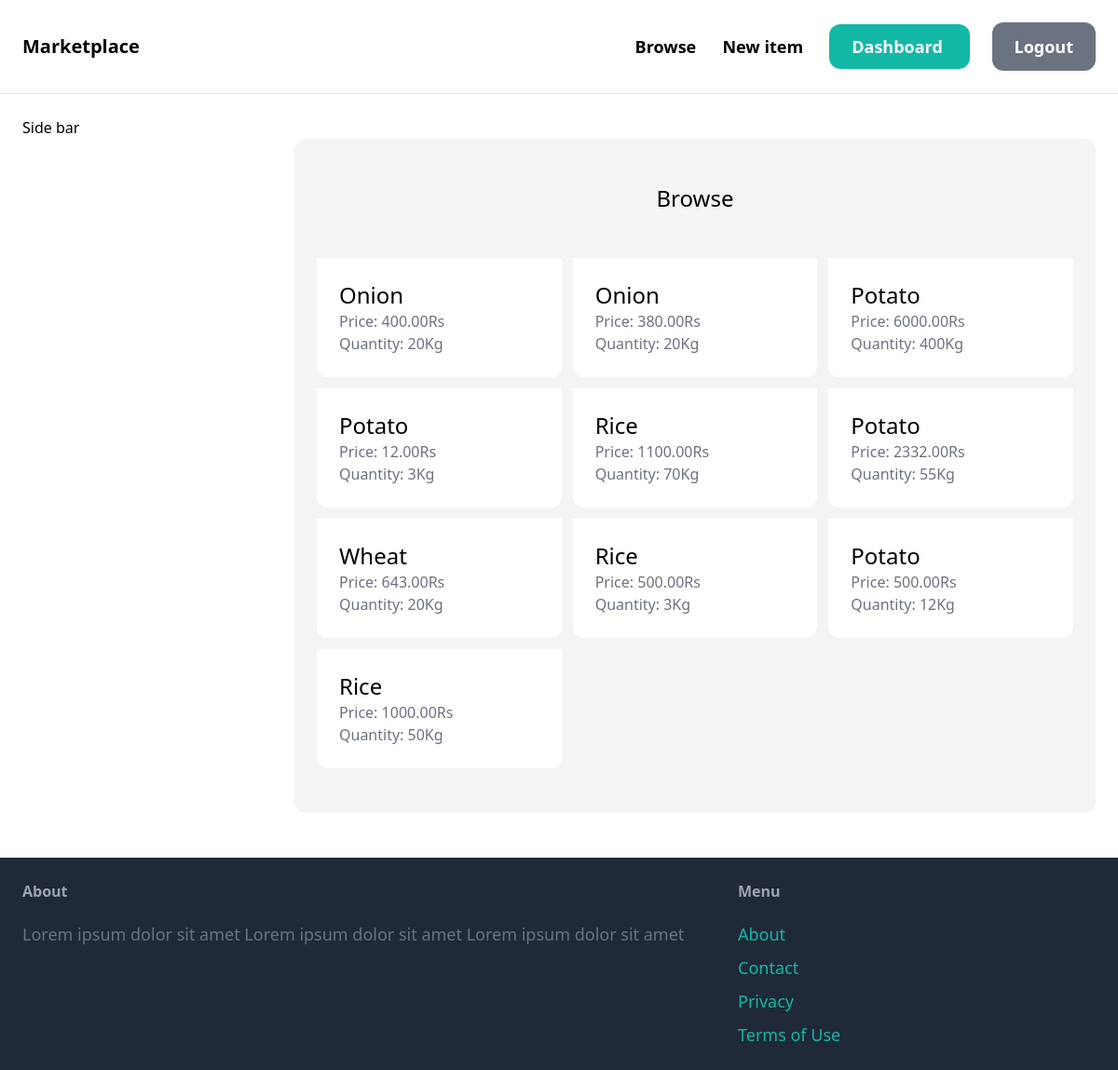
The app's page /items/ (signed in) with its own data.
### items/models.py (models this page shows, shortened)
class Transaction(models.Model):
    name=models.ForeignKey(Product, related_name="transactions", on_delete=models.CASCADE)
    price=models.DecimalField(decimal_places=2, max_digits=6)
    quantity=models.IntegerField()
    created_by = models.ForeignKey(User, related_name='items', on_delete=models.CASCADE)
    created_at=models.DateTimeField(auto_now_add=True)
    is_sold=models.BooleanField(default=False)
    sold_at = models.DateTimeField(blank=True, null=True)
    sold_to = models.ForeignKey(User, related_name='items_bought', on_delete=models.CASCADE, blank=True, null=True)

class Product(models.Model):
    name = models.CharField(max_length=20)
    class Meta:
        ordering = ('name',)
        verbose_name_plural = "Products"
    def __str__(self):
        return self.name

### items/views.py (the view)
# urls.py: path('', views.browse, name='browse'),
@login_required
def browse(request):
    transactions = Transaction.objects.filter(is_sold=False)
    return render(request, 'item/browse.html', {
        'transactions': transactions,
    })

### templates/item/browse.html (shortened to what this page needs)
{% extends 'core/base.html' %}
{% block content %}
    <div class="pb-6 grid grid-cols-4 gap-4">
        <div class="col-span-1">
            Side bar
        </div>
        <div class="col-span-3">
            <div class="mt-6 px-6 py-12 bg-gray-100 rounded-xl">
    <h2 class="mb-12 text-2xl text-center">Browse</h2>
    <div class="grid grid-cols-3 gap-3 bg-gray-100">
        {% for item in transactions %}
        <div>
            <a href="{% url 'items:detail' item.id %}">
                <div class = "p-6 bg-white rounded-b-xl">
                    <h2 class="text-2xl">{{ item.name }}</h2>
                    <p class="text-gray-500">Price: {{ item.price }}Rs</p>
                    <p class="text-gray-500">Quantity: {{ item.quantity }}Kg</p>
                </div>
            </a>
        </div>
        {% endfor %}
    </div>
</div>
        </div>
    </div>
{% endblock %}

### records on screen
Transaction: name "Onion", price "400.00", quantity "20"
Transaction: name "Onion", price "380.00", quantity "20"
Transaction: name "Potato", price "6000.00", quantity "400"
Transaction: name "Potato", price "12.00", quantity "3"
Transaction: name "Rice", price "1100.00", quantity "70"
Transaction: name "Potato", price "2332.00", quantity "55"
Transaction: name "Wheat", price "643.00", quantity "20"
Transaction: name "Rice", price "500.00", quantity "3"
Transaction: name "Potato", price "500.00", quantity "12"
Transaction: name "Rice", price "1000.00", quantity "50"
